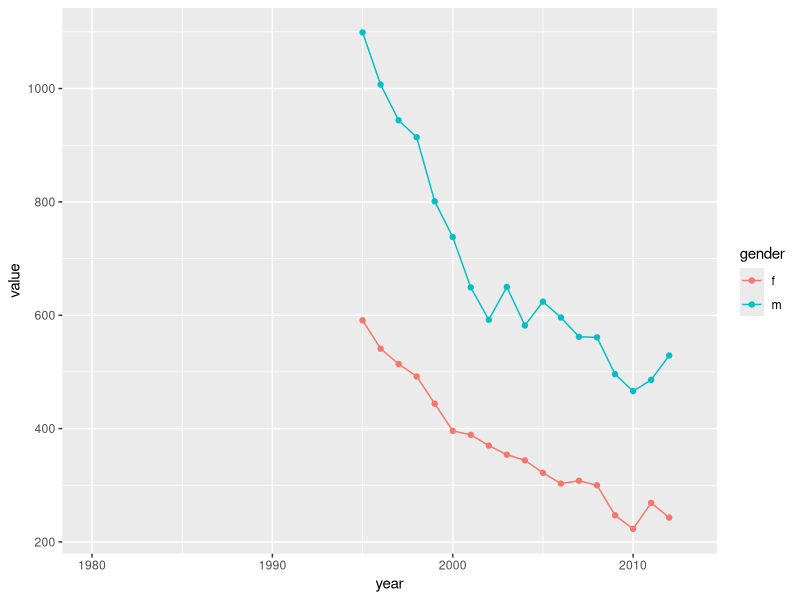

R code for this plot:
## ---- chunk 1
library(tidyverse)
library(lubridate)
## ---- chunk 2
presidential
## ---- chunk 3
class(presidential$start)
## ---- chunk 4
presidential$end - presidential$start
## ---- chunk 5
pres.dat=read.csv("../data/presidential.csv")
## ---- chunk 6
pres.dat
## ---- chunk 7
as.Date(pres.dat$start, format="%Y-%m-%d")
## ---- chunk 8
as.Date(pres.dat$start, format="%y-%m-%d")
## ---- chunk 9
mdy_dates=c("5/17/1978", "3/23/2022")
as.Date(mdy_dates, format="%m/%d/%Y")
## ---- chunk 10
ymd(pres.dat$start)
## ---- chunk 11
ymd(pres.dat$end) - ymd(pres.dat$start)
## ---- chunk 12
mdy_dates=c("5/17/1978", "3/23/2022")
## ---- chunk 13
ymd(mdy_dates)
## ---- chunk 14
mdy(mdy_dates)
## ---- chunk 15
filename="data_20220927.csv"
## ---- chunk 16
substr(filename, start=6, stop=13)
## ---- chunk 17
str_sub(filename, start=6, end=13)
## ---- chunk 18
as.Date(substr(filename, start=6, stop=13), format="%Y%m%d")
## ---- chunk 19
filename %>% str_sub(start=6, end=13) %>% ymd()
## ---- chunk 20
gsub("data_", "", filename) #this removes "data_" from the character string
## ---- chunk 21
a=gsub("data_", "", filename) #remove the prefix
b=gsub(".csv", "", a) #remove the suffix
as.Date(b, format="%Y%m%d") #convert to date object
## ---- chunk 22
filename %>% str_replace("data_", "")
## ---- chunk 23
filename %>% 
  str_replace("data_", "") %>% 
  str_replace(".csv", "") %>% 
  ymd()
## ---- chunk 24
strsplit(filename, split=c("_"))
## ---- chunk 25
strsplit(filename, split=c("."), fixed=T)
## ---- chunk 26
a=strsplit(filename, split=c("_"))
a
## ---- chunk 27
strsplit(a[[1]], split=c("\\."))
## ---- chunk 28
b=strsplit(a[[1]], split=c("\\."))
b
## ---- chunk 29
b[[2]][1]
## ---- chunk 30
s=b[[2]][1]
as.Date(s, format="%Y%m%d") #convert to date object
## ---- chunk 31
str_split_1(filename, pattern=c("_")) %>%
  str_split(.,pattern=c("\\."))
## ---- chunk 32
filenames_vector=c("data_20220927.csv", "data_20221121.csv", "data_20230103.csv", "data_20230308.csv")
## ---- chunk 33
grepl("2022", filenames_vector)
## ---- chunk 34
grep("2022", filenames_vector)
## ---- chunk 35
filenames_vector[grep("2022", filenames_vector)]
## ---- chunk 36
who
## ---- chunk 37
who_long=who %>% pivot_longer(c(-country, -iso2, -iso3, -year))
who_long
## ---- chunk 38
#get the codes: pull() is a function to get one variable out of a dataframe
who_long %>% pull(name) %>% unique()

## ---- chunk 39
who_long %>% pull(name) %>% str_sub(start=8, end=8) %>% unique()
## ---- chunk 40
who_long %>%
  mutate(gender=str_sub(name, start=8, end=8))
## ---- chunk 41
who_long %>% pull(name) %>% str_sub(start=4, end=6) %>% unique()
## ---- chunk 42
who_long %>%
  mutate(gender=str_sub(name, start=8, end=8)) %>%
  mutate(method=str_sub(name, 4, 6)) %>%
  mutate(method=str_replace(method, "_", ""))
## ---- chunk 43
who_long %>% pull(name) %>% str_sub(start=9) %>% unique()
## ---- chunk 44
who_long %>% pull(name) %>% str_sub(start=9) %>%
  str_replace("014", "0-14") %>%
  str_replace("1524", "15-24") %>%
  str_replace("2534", "25-34") %>%
  str_replace("3544", "35-44") %>%
  str_replace("4554", "45-54") %>%
  str_replace("5564", "55-64") %>%
  str_replace("65", "65+") %>%
  as_factor() %>%
  head()
## ---- chunk 45
who_use=who_long %>%
  mutate(gender=str_sub(name, start=8, end=8)) %>%
  mutate(method=str_sub(name, 4, 6)) %>%
  mutate(method=str_replace(method, "_", "")) %>%
  mutate(age=str_sub(name, start=9) %>%
           str_replace("014", "0-14") %>%
           str_replace("1524", "15-24") %>%
           str_replace("2534", "25-34") %>%
           str_replace("3544", "35-44") %>%
           str_replace("4544", "45-54") %>%
           str_replace("5564", "55-64") %>%
           str_replace("65", "65+") %>%
           as_factor())

who_use
## ---- chunk 46
ggplot(who_use %>% filter(iso3=="USA") %>% filter(method=="sp") %>% filter(age=="65+"), aes(x=year, y=value, color=gender)) +
  geom_point() +
  geom_line()
